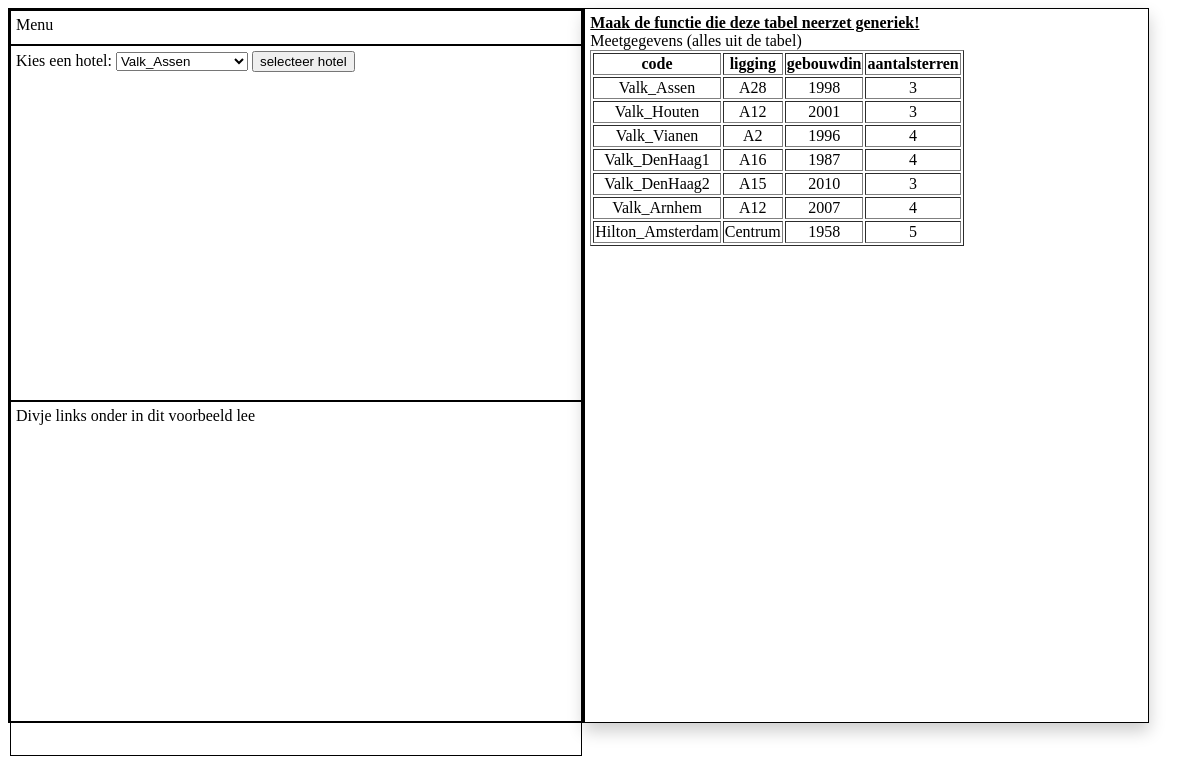
The app's page /week5/Generiek/Hotel/Hotel_hoofdscherm.php with its own data.
### tables this page shows
CREATE TABLE hotels (
    id INT AUTO_INCREMENT, 
    code varchar(20) NOT NULL, 	
    ligging varchar(50),
    gebouwdin SMALLINT,	
    aantalsterren SMALLINT,
    PRIMARY KEY (id)
);

### week5/Generiek/Hotel/Hotel_DB_functions.php (the view, shortened to what this page needs)
<?php
function getTabelHotelsHTML(){
    $servername = "localhost"; $username = "root";   $password = "";
    $dbname = "p4caseroetmeting" ;
    $resultaatString = "";
    $conn = new mysqli($servername, $username, $password, $dbname);
    $sql = "SELECT id, code, ligging, gebouwdin, aantalsterren FROM hotels";
    $result = $conn->query($sql);
    if ($result->num_rows > 0) {
        $resultaatString = "<table border = '1'>
                                <tr>
                                    <th> code </th>
                                    <th> ligging </th>
                                    <th> gebouwdin </th>
                                    <th> aantalsterren </th>
                                </tr>";
        while($row = $result->fetch_assoc()) {
            $resultaatString = $resultaatString .
                    "<tr> <td>" . $row['code']   . " </td>
                          <td>" . $row['ligging'] . " </td>
                          <td>" . $row['gebouwdin'] . " </td>
                          <td>" . $row['aantalsterren']. " </td>
                    </tr>";
        }
        $resultaatString = $resultaatString . "</table>";
    } else {
    }
    return $resultaatString;
}
?>

### week5/Generiek/Hotel/Hotel_style.css (style rules this page uses)
* { box-sizing: border-box; }
body,html { width:98%; height:97%; font-family: 'Baloo', cursive; }
th,td { text-align: center; }

### records on screen
hotels: code "Valk_Assen", ligging "A28", gebouwdin "1998", aantalsterren "3"
hotels: code "Valk_Houten", ligging "A12", gebouwdin "2001", aantalsterren "3"
hotels: code "Valk_Vianen", ligging "A2", gebouwdin "1996", aantalsterren "4"
hotels: code "Valk_DenHaag1", ligging "A16", gebouwdin "1987", aantalsterren "4"
hotels: code "Valk_DenHaag2", ligging "A15", gebouwdin "2010", aantalsterren "3"
hotels: code "Valk_Arnhem", ligging "A12", gebouwdin "2007", aantalsterren "4"
hotels: code "Hilton_Amsterdam", ligging "Centrum", gebouwdin "1958", aantalsterren "5"

### other values on screen
form field selectedHotelCode "Valk_Assen"
